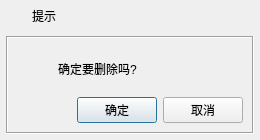
<?xml version="1.0" encoding="UTF-8"?>
<ui version="4.0">
 <class>frmMessageBox</class>
 <widget class="QDialog" name="frmMessageBox">
  <property name="geometry">
   <rect>
    <x>0</x>
    <y>0</y>
    <width>260</width>
    <height>140</height>
   </rect>
  </property>
  <layout class="QVBoxLayout" name="verticalLayout">
   <property name="spacing">
    <number>0</number>
   </property>
   <property name="leftMargin">
    <number>1</number>
   </property>
   <property name="topMargin">
    <number>1</number>
   </property>
   <property name="rightMargin">
    <number>1</number>
   </property>
   <property name="bottomMargin">
    <number>1</number>
   </property>
   <item>
    <widget class="QWidget" name="widget_title" native="true">
     <property name="sizePolicy">
      <sizepolicy hsizetype="Preferred" vsizetype="Fixed">
       <horstretch>0</horstretch>
       <verstretch>0</verstretch>
      </sizepolicy>
     </property>
     <property name="minimumSize">
      <size>
       <width>0</width>
       <height>30</height>
      </size>
     </property>
     <layout class="QHBoxLayout" name="horizontalLayout_2">
      <property name="spacing">
       <number>0</number>
      </property>
      <property name="leftMargin">
       <number>0</number>
      </property>
      <property name="topMargin">
       <number>0</number>
      </property>
      <property name="rightMargin">
       <number>0</number>
      </property>
      <property name="bottomMargin">
       <number>0</number>
      </property>
      <item>
       <widget class="QLabel" name="lab_Ico">
        <property name="sizePolicy">
         <sizepolicy hsizetype="Minimum" vsizetype="Preferred">
          <horstretch>0</horstretch>
          <verstretch>0</verstretch>
         </sizepolicy>
        </property>
        <property name="minimumSize">
         <size>
          <width>31</width>
          <height>0</height>
         </size>
        </property>
        <property name="text">
         <string/>
        </property>
        <property name="alignment">
         <set>Qt::AlignCenter</set>
        </property>
       </widget>
      </item>
      <item>
       <widget class="QLabel" name="lab_Title">
        <property name="styleSheet">
         <string notr="true"/>
        </property>
        <property name="text">
         <string>提示</string>
        </property>
        <property name="alignment">
         <set>Qt::AlignLeading|Qt::AlignLeft|Qt::AlignVCenter</set>
        </property>
       </widget>
      </item>
      <item>
       <widget class="QLabel" name="labTime">
        <property name="sizePolicy">
         <sizepolicy hsizetype="Expanding" vsizetype="Preferred">
          <horstretch>0</horstretch>
          <verstretch>0</verstretch>
         </sizepolicy>
        </property>
        <property name="text">
         <string/>
        </property>
        <property name="alignment">
         <set>Qt::AlignCenter</set>
        </property>
       </widget>
      </item>
      <item>
       <widget class="QWidget" name="widget_menu" native="true">
        <property name="sizePolicy">
         <sizepolicy hsizetype="Minimum" vsizetype="Preferred">
          <horstretch>0</horstretch>
          <verstretch>0</verstretch>
         </sizepolicy>
        </property>
        <layout class="QHBoxLayout" name="horizontalLayout">
         <property name="spacing">
          <number>0</number>
         </property>
         <property name="leftMargin">
          <number>0</number>
         </property>
         <property name="topMargin">
          <number>0</number>
         </property>
         <property name="rightMargin">
          <number>0</number>
         </property>
         <property name="bottomMargin">
          <number>0</number>
         </property>
         <item>
          <widget class="QPushButton" name="btnMenu_Close">
           <property name="sizePolicy">
            <sizepolicy hsizetype="Minimum" vsizetype="Expanding">
             <horstretch>0</horstretch>
             <verstretch>0</verstretch>
            </sizepolicy>
           </property>
           <property name="minimumSize">
            <size>
             <width>35</width>
             <height>0</height>
            </size>
           </property>
           <property name="maximumSize">
            <size>
             <width>35</width>
             <height>16777215</height>
            </size>
           </property>
           <property name="cursor">
            <cursorShape>ArrowCursor</cursorShape>
           </property>
           <property name="focusPolicy">
            <enum>Qt::NoFocus</enum>
           </property>
           <property name="toolTip">
            <string>关闭</string>
           </property>
           <property name="text">
            <string/>
           </property>
           <property name="flat">
            <bool>true</bool>
           </property>
          </widget>
         </item>
        </layout>
       </widget>
      </item>
     </layout>
    </widget>
   </item>
   <item>
    <widget class="QWidget" name="widget_main" native="true">
     <property name="styleSheet">
      <string notr="true"/>
     </property>
     <layout class="QVBoxLayout" name="verticalLayout_2">
      <property name="spacing">
       <number>5</number>
      </property>
      <property name="leftMargin">
       <number>5</number>
      </property>
      <property name="topMargin">
       <number>5</number>
      </property>
      <property name="rightMargin">
       <number>5</number>
      </property>
      <property name="bottomMargin">
       <number>5</number>
      </property>
      <item>
       <widget class="QFrame" name="frame">
        <property name="frameShape">
         <enum>QFrame::Box</enum>
        </property>
        <property name="frameShadow">
         <enum>QFrame::Sunken</enum>
        </property>
        <layout class="QVBoxLayout" name="verticalLayout_3">
         <property name="topMargin">
          <number>9</number>
         </property>
         <item>
          <layout class="QHBoxLayout" name="horizontalLayout_4">
           <item>
            <widget class="QLabel" name="labIcoMain">
             <property name="minimumSize">
              <size>
               <width>30</width>
               <height>30</height>
              </size>
             </property>
             <property name="maximumSize">
              <size>
               <width>30</width>
               <height>30</height>
              </size>
             </property>
             <property name="styleSheet">
              <string notr="true">border-image: url(:/image/msg_info.png);</string>
             </property>
             <property name="text">
              <string/>
             </property>
            </widget>
           </item>
           <item>
            <spacer name="horizontalSpacer_2">
             <property name="orientation">
              <enum>Qt::Horizontal</enum>
             </property>
             <property name="sizeType">
              <enum>QSizePolicy::Minimum</enum>
             </property>
             <property name="sizeHint" stdset="0">
              <size>
               <width>5</width>
               <height>0</height>
              </size>
             </property>
            </spacer>
           </item>
           <item>
            <widget class="QLabel" name="labInfo">
             <property name="sizePolicy">
              <sizepolicy hsizetype="Expanding" vsizetype="Expanding">
               <horstretch>0</horstretch>
               <verstretch>0</verstretch>
              </sizepolicy>
             </property>
             <property name="minimumSize">
              <size>
               <width>0</width>
               <height>33</height>
              </size>
             </property>
             <property name="text">
              <string>确定要删除吗?</string>
             </property>
             <property name="scaledContents">
              <bool>false</bool>
             </property>
             <property name="wordWrap">
              <bool>true</bool>
             </property>
            </widget>
           </item>
          </layout>
         </item>
         <item>
          <layout class="QHBoxLayout" name="horizontalLayout_3">
           <item>
            <spacer name="horizontalSpacer">
             <property name="orientation">
              <enum>Qt::Horizontal</enum>
             </property>
             <property name="sizeHint" stdset="0">
              <size>
               <width>40</width>
               <height>20</height>
              </size>
             </property>
            </spacer>
           </item>
           <item>
            <widget class="QPushButton" name="btnOk">
             <property name="minimumSize">
              <size>
               <width>80</width>
               <height>0</height>
              </size>
             </property>
             <property name="focusPolicy">
              <enum>Qt::StrongFocus</enum>
             </property>
             <property name="styleSheet">
              <string notr="true"/>
             </property>
             <property name="text">
              <string>确定</string>
             </property>
             <property name="icon">
              <iconset resource="../other/main.qrc">
               <normaloff>:/image/btn_ok.png</normaloff>:/image/btn_ok.png</iconset>
             </property>
            </widget>
           </item>
           <item>
            <widget class="QPushButton" name="btnCancel">
             <property name="minimumSize">
              <size>
               <width>80</width>
               <height>0</height>
              </size>
             </property>
             <property name="focusPolicy">
              <enum>Qt::StrongFocus</enum>
             </property>
             <property name="styleSheet">
              <string notr="true"/>
             </property>
             <property name="text">
              <string>取消</string>
             </property>
             <property name="icon">
              <iconset resource="../other/main.qrc">
               <normaloff>:/image/btn_close.png</normaloff>:/image/btn_close.png</iconset>
             </property>
            </widget>
           </item>
          </layout>
         </item>
        </layout>
       </widget>
      </item>
     </layout>
    </widget>
   </item>
  </layout>
 </widget>
 <resources>
  <include location="../other/main.qrc"/>
 </resources>
 <connections/>
</ui>
